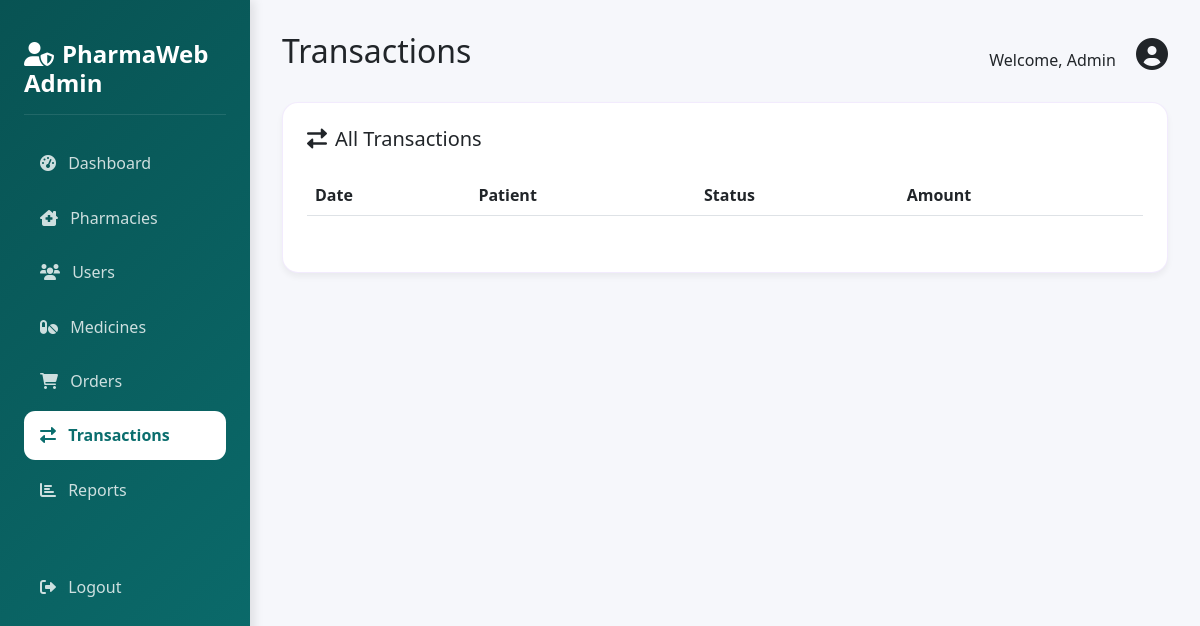
Page /admin/transactions.php (signed in) on the earlier database version.
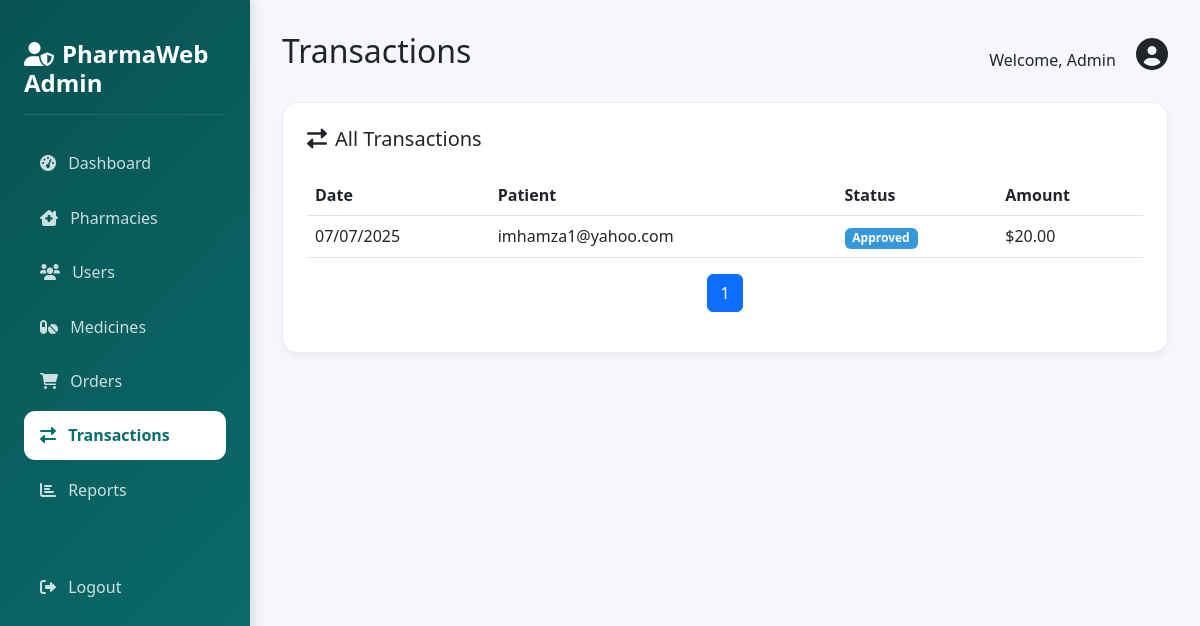
Same page on the later database version.
### tables this page shows
CREATE TABLE `orders` (
  `id` int(11) NOT NULL,
  `customer_id` int(11) DEFAULT NULL,
  `pharmacy_id` int(11) NOT NULL,
  `prescription_id` int(11) DEFAULT NULL,
  `total_amount` decimal(10,2) NOT NULL,
  `status` enum('pending','approved','rejected','completed','cancelled') DEFAULT 'pending',
  `payment_status` enum('pending','completed','failed') DEFAULT 'pending',
  `transaction_hash` varchar(255) DEFAULT NULL,
  `created_at` timestamp NOT NULL DEFAULT current_timestamp(),
  `payout_amount` decimal(10,2) DEFAULT NULL,
  `payout_tx_hash` varchar(255) DEFAULT NULL
);

CREATE TABLE `users` (
  `id` int(11) NOT NULL,
  `email` varchar(255) NOT NULL,
  `password` varchar(255) NOT NULL,
  `user_type` enum('admin','pharmacy','customer') NOT NULL,
  `metamask_address` varchar(42) DEFAULT NULL,
  `created_at` timestamp NOT NULL DEFAULT current_timestamp(),
  `updated_at` timestamp NOT NULL DEFAULT current_timestamp() ON UPDATE current_timestamp(),
  `user_hash` varchar(66) DEFAULT NULL,
  `tx_hash` varchar(66) DEFAULT NULL
);

### admin/transactions.php (the view, shortened to what this page needs)
<?php
require_once '../config/database.php';
$page = isset($_GET['page']) ? max(1, intval($_GET['page'])) : 1;
$per_page = 20;
$offset = ($page - 1) * $per_page;
$total = $conn->query("SELECT COUNT(*) FROM orders")->fetchColumn();
$total_pages = ceil($total / $per_page);
$transactions = $conn->query("
    SELECT o.*, u.email as customer_email
    FROM orders o
    JOIN users u ON o.customer_id = u.id
    ORDER BY o.created_at DESC
    LIMIT $per_page OFFSET $offset
")->fetchAll();
?>
<!DOCTYPE html>
<html lang="en">
<head>
    <link href="https://cdn.jsdelivr.net/npm/bootstrap@5.3.0/dist/css/bootstrap.min.css" rel="stylesheet">
    <link href="https://cdnjs.cloudflare.com/ajax/libs/font-awesome/6.0.0/css/all.min.css" rel="stylesheet">
    <link href="../assets/css/theme.css" rel="stylesheet">
</head>
<body>
    <div class="sidebar">
        <div class="sidebar-header">
            <h4><i class="fas fa-user-shield me-2"></i>PharmaWeb Admin</h4>
        </div>
        <nav>
            <a href="dashboard.php" class="nav-link">
                <i class="fas fa-tachometer-alt me-2"></i> Dashboard
            </a>
            <a href="pharmacies.php" class="nav-link">
                <i class="fas fa-clinic-medical me-2"></i> Pharmacies
            </a>
            <a href="users.php" class="nav-link">
                <i class="fas fa-users me-2"></i> Users
            </a>
            <a href="medicines.php" class="nav-link">
                <i class="fas fa-pills me-2"></i> Medicines
            </a>
            <a href="orders.php" class="nav-link">
                <i class="fas fa-shopping-cart me-2"></i> Orders
            </a>
            <a href="transactions.php" class="nav-link active">
                <i class="fas fa-exchange-alt me-2"></i> Transactions
            </a>
            <a href="reports.php" class="nav-link">
                <i class="fas fa-chart-bar me-2"></i> Reports
            </a>
            <a href="../logout.php" class="nav-link mt-5">
                <i class="fas fa-sign-out-alt me-2"></i> Logout
            </a>
        </nav>
    </div>
    <div class="main-content">
        <div class="d-flex justify-content-between align-items-center mb-4">
            <h2>Transactions</h2>
            <div class="user-info">
                <span class="me-3">Welcome, Admin</span>
                <i class="fas fa-user-circle fa-2x"></i>
            </div>
        </div>
        <div class="recent-activity">
            <h5 class="mb-4"><i class="fas fa-exchange-alt me-2"></i>All Transactions</h5>
            <table class="table table-hover align-middle">
                <thead>
                    <tr>
                        <th>Date</th>
                        <th>Patient</th>
                        <th>Status</th>
                        <th>Amount</th>
                    </tr>
                </thead>
                <tbody>
                    <?php foreach ($transactions as $tx): ?>
                        <tr>
                            <td><?php echo date('m/d/Y', strtotime($tx['created_at'])); ?></td>
                            <td><?php echo htmlspecialchars($tx['customer_email']); ?></td>
                            <td>
                                <span class="badge <?php
                                    if ($tx['status'] === 'completed') echo 'badge-success';
                                    elseif ($tx['status'] === 'pending') echo 'badge-warning';
                                    else echo 'badge-info';
                                ?>">
                                    <?php echo ucfirst($tx['status']); ?>
                                </span>
                            </td>
                            <td>$<?php echo number_format($tx['total_amount'], 2); ?></td>
                        </tr>
                    <?php endforeach; ?>
                </tbody>
            </table>
            <nav aria-label="Page navigation">
                <ul class="pagination justify-content-center">
                    <?php for ($i = 1; $i <= $total_pages; $i++): ?>
                        <li class="page-item <?php if ($i == $page) echo 'active'; ?>">
                            <a class="page-link" href="?page=<?php echo $i; ?>"><?php echo $i; ?></a>
                        </li>
                    <?php endfor; ?>
                </ul>
            </nav>
        </div>
    </div>
</body>
</html>

Differences in the rows shown:
added orders: created_at "07/07/2025", customer.email "imhamza1@yahoo.com", status "Approved", total_amount "20.00"
Other differences:
new list line: "1"
